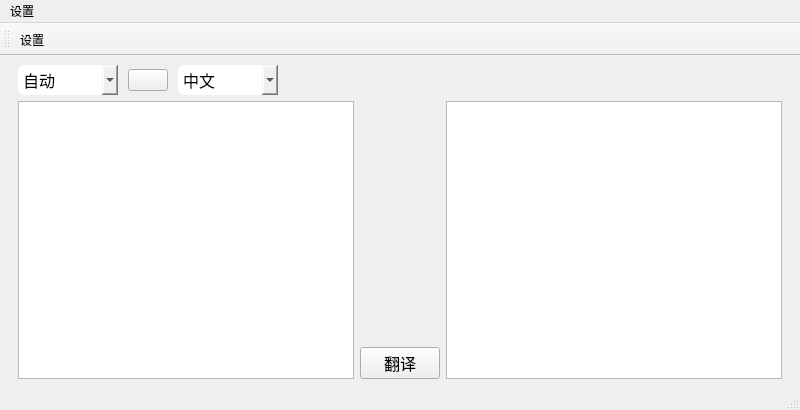
<?xml version="1.0" encoding="UTF-8"?>
<ui version="4.0">
 <class>QtTranslate</class>
 <widget class="QMainWindow" name="QtTranslate">
  <property name="geometry">
   <rect>
    <x>0</x>
    <y>0</y>
    <width>800</width>
    <height>410</height>
   </rect>
  </property>
  <property name="windowTitle">
   <string>QtTranslate</string>
  </property>
  <widget class="QWidget" name="centralwidget">
   <layout class="QVBoxLayout" name="verticalLayout_3">
    <property name="topMargin">
     <number>0</number>
    </property>
    <property name="bottomMargin">
     <number>0</number>
    </property>
    <item>
     <widget class="QStackedWidget" name="stackedWidget">
      <property name="lineWidth">
       <number>0</number>
      </property>
      <widget class="QWidget" name="pageMainTranslate">
       <layout class="QVBoxLayout" name="verticalLayout_2">
        <item>
         <layout class="QHBoxLayout" name="horizontalLayout">
          <property name="spacing">
           <number>10</number>
          </property>
          <property name="leftMargin">
           <number>0</number>
          </property>
          <property name="rightMargin">
           <number>30</number>
          </property>
          <item>
           <widget class="QComboBox" name="cbxSource">
            <property name="minimumSize">
             <size>
              <width>100</width>
              <height>30</height>
             </size>
            </property>
            <property name="maximumSize">
             <size>
              <width>100</width>
              <height>16777215</height>
             </size>
            </property>
            <property name="font">
             <font>
              <pointsize>12</pointsize>
             </font>
            </property>
            <property name="styleSheet">
             <string notr="true">border-radius: 6px ;</string>
            </property>
            <item>
             <property name="text">
              <string>自动</string>
             </property>
            </item>
            <item>
             <property name="text">
              <string>中文</string>
             </property>
            </item>
            <item>
             <property name="text">
              <string>英语</string>
             </property>
            </item>
            <item>
             <property name="text">
              <string>德语</string>
             </property>
            </item>
            <item>
             <property name="text">
              <string>日语</string>
             </property>
            </item>
            <item>
             <property name="text">
              <string>西班牙语</string>
             </property>
            </item>
           </widget>
          </item>
          <item>
           <widget class="QPushButton" name="btnSwitch">
            <property name="minimumSize">
             <size>
              <width>30</width>
              <height>0</height>
             </size>
            </property>
            <property name="maximumSize">
             <size>
              <width>60</width>
              <height>16777215</height>
             </size>
            </property>
            <property name="text">
             <string/>
            </property>
            <property name="icon">
             <iconset resource="res.qrc">
              <normaloff>:/images/left-right-arrow-48.png</normaloff>:/images/left-right-arrow-48.png</iconset>
            </property>
            <property name="iconSize">
             <size>
              <width>22</width>
              <height>22</height>
             </size>
            </property>
           </widget>
          </item>
          <item>
           <widget class="QComboBox" name="cbxTransResult">
            <property name="minimumSize">
             <size>
              <width>100</width>
              <height>30</height>
             </size>
            </property>
            <property name="maximumSize">
             <size>
              <width>100</width>
              <height>16777215</height>
             </size>
            </property>
            <property name="font">
             <font>
              <pointsize>12</pointsize>
             </font>
            </property>
            <property name="styleSheet">
             <string notr="true">border-radius: 6px ;</string>
            </property>
            <item>
             <property name="text">
              <string>中文</string>
             </property>
            </item>
            <item>
             <property name="text">
              <string>英语</string>
             </property>
            </item>
            <item>
             <property name="text">
              <string>德语</string>
             </property>
            </item>
            <item>
             <property name="text">
              <string>日语</string>
             </property>
            </item>
            <item>
             <property name="text">
              <string>西班牙语</string>
             </property>
            </item>
           </widget>
          </item>
          <item>
           <spacer name="horizontalSpacer_4">
            <property name="orientation">
             <enum>Qt::Horizontal</enum>
            </property>
            <property name="sizeHint" stdset="0">
             <size>
              <width>40</width>
              <height>20</height>
             </size>
            </property>
           </spacer>
          </item>
         </layout>
        </item>
        <item>
         <layout class="QHBoxLayout" name="horizontalLayout_2">
          <item>
           <widget class="QTextEdit" name="textEdit">
            <property name="font">
             <font>
              <pointsize>12</pointsize>
             </font>
            </property>
           </widget>
          </item>
          <item>
           <layout class="QVBoxLayout" name="verticalLayout">
            <item>
             <spacer name="verticalSpacer">
              <property name="orientation">
               <enum>Qt::Vertical</enum>
              </property>
              <property name="sizeHint" stdset="0">
               <size>
                <width>20</width>
                <height>40</height>
               </size>
              </property>
             </spacer>
            </item>
            <item>
             <widget class="QPushButton" name="btnTranslate">
              <property name="font">
               <font>
                <pointsize>12</pointsize>
               </font>
              </property>
              <property name="text">
               <string>翻译</string>
              </property>
             </widget>
            </item>
           </layout>
          </item>
          <item>
           <widget class="QTextBrowser" name="textBrowser">
            <property name="font">
             <font>
              <pointsize>12</pointsize>
             </font>
            </property>
           </widget>
          </item>
         </layout>
        </item>
       </layout>
      </widget>
      <widget class="QWidget" name="pageApiSetting">
       <layout class="QVBoxLayout" name="verticalLayout_5">
        <property name="topMargin">
         <number>0</number>
        </property>
        <property name="bottomMargin">
         <number>0</number>
        </property>
        <item>
         <layout class="QHBoxLayout" name="horizontalLayout_5">
          <item>
           <layout class="QVBoxLayout" name="verticalLayout_4">
            <property name="spacing">
             <number>15</number>
            </property>
            <item>
             <layout class="QHBoxLayout" name="horizontalLayout_3">
              <item>
               <widget class="QComboBox" name="cbApiType">
                <property name="minimumSize">
                 <size>
                  <width>120</width>
                  <height>30</height>
                 </size>
                </property>
                <property name="font">
                 <font>
                  <pointsize>12</pointsize>
                 </font>
                </property>
                <property name="styleSheet">
                 <string notr="true">border-radius: 6px ;</string>
                </property>
                <item>
                 <property name="text">
                  <string>百度翻译</string>
                 </property>
                </item>
                <item>
                 <property name="text">
                  <string>腾讯翻译</string>
                 </property>
                </item>
               </widget>
              </item>
              <item>
               <spacer name="horizontalSpacer">
                <property name="orientation">
                 <enum>Qt::Horizontal</enum>
                </property>
                <property name="sizeHint" stdset="0">
                 <size>
                  <width>40</width>
                  <height>20</height>
                 </size>
                </property>
               </spacer>
              </item>
             </layout>
            </item>
            <item>
             <layout class="QFormLayout" name="formLayout">
              <property name="horizontalSpacing">
               <number>10</number>
              </property>
              <property name="verticalSpacing">
               <number>10</number>
              </property>
              <item row="0" column="0">
               <widget class="QLabel" name="labAppID">
                <property name="minimumSize">
                 <size>
                  <width>0</width>
                  <height>30</height>
                 </size>
                </property>
                <property name="font">
                 <font>
                  <pointsize>12</pointsize>
                 </font>
                </property>
                <property name="text">
                 <string>AppID:</string>
                </property>
               </widget>
              </item>
              <item row="0" column="1">
               <widget class="QLineEdit" name="ledtAppID">
                <property name="minimumSize">
                 <size>
                  <width>350</width>
                  <height>30</height>
                 </size>
                </property>
                <property name="font">
                 <font>
                  <pointsize>12</pointsize>
                 </font>
                </property>
               </widget>
              </item>
              <item row="1" column="0">
               <widget class="QLabel" name="labKey">
                <property name="minimumSize">
                 <size>
                  <width>0</width>
                  <height>30</height>
                 </size>
                </property>
                <property name="font">
                 <font>
                  <pointsize>12</pointsize>
                 </font>
                </property>
                <property name="text">
                 <string>Key:</string>
                </property>
               </widget>
              </item>
              <item row="1" column="1">
               <widget class="QLineEdit" name="ledtKey">
                <property name="minimumSize">
                 <size>
                  <width>0</width>
                  <height>30</height>
                 </size>
                </property>
                <property name="font">
                 <font>
                  <pointsize>12</pointsize>
                 </font>
                </property>
               </widget>
              </item>
             </layout>
            </item>
           </layout>
          </item>
          <item>
           <spacer name="horizontalSpacer_3">
            <property name="orientation">
             <enum>Qt::Horizontal</enum>
            </property>
            <property name="sizeHint" stdset="0">
             <size>
              <width>40</width>
              <height>20</height>
             </size>
            </property>
           </spacer>
          </item>
         </layout>
        </item>
        <item>
         <spacer name="verticalSpacer_2">
          <property name="orientation">
           <enum>Qt::Vertical</enum>
          </property>
          <property name="sizeHint" stdset="0">
           <size>
            <width>20</width>
            <height>40</height>
           </size>
          </property>
         </spacer>
        </item>
        <item>
         <widget class="QWidget" name="widget" native="true">
          <property name="minimumSize">
           <size>
            <width>0</width>
            <height>50</height>
           </size>
          </property>
          <property name="maximumSize">
           <size>
            <width>16777215</width>
            <height>50</height>
           </size>
          </property>
          <layout class="QHBoxLayout" name="horizontalLayout_4">
           <item>
            <spacer name="horizontalSpacer_2">
             <property name="orientation">
              <enum>Qt::Horizontal</enum>
             </property>
             <property name="sizeHint" stdset="0">
              <size>
               <width>40</width>
               <height>20</height>
              </size>
             </property>
            </spacer>
           </item>
           <item>
            <widget class="QPushButton" name="btnOK">
             <property name="minimumSize">
              <size>
               <width>0</width>
               <height>30</height>
              </size>
             </property>
             <property name="font">
              <font>
               <pointsize>12</pointsize>
              </font>
             </property>
             <property name="text">
              <string>确定</string>
             </property>
            </widget>
           </item>
          </layout>
         </widget>
        </item>
       </layout>
      </widget>
      <widget class="QWidget" name="page_2"/>
     </widget>
    </item>
   </layout>
  </widget>
  <widget class="QMenuBar" name="menubar">
   <property name="geometry">
    <rect>
     <x>0</x>
     <y>0</y>
     <width>800</width>
     <height>26</height>
    </rect>
   </property>
   <widget class="QMenu" name="menu">
    <property name="title">
     <string>设置</string>
    </property>
    <addaction name="actConfigData"/>
   </widget>
   <addaction name="menu"/>
  </widget>
  <widget class="QStatusBar" name="statusbar"/>
  <widget class="QToolBar" name="toolBar">
   <property name="windowTitle">
    <string>toolBar</string>
   </property>
   <attribute name="toolBarArea">
    <enum>TopToolBarArea</enum>
   </attribute>
   <attribute name="toolBarBreak">
    <bool>false</bool>
   </attribute>
   <addaction name="actSetting"/>
  </widget>
  <action name="actSetting">
   <property name="icon">
    <iconset resource="res.qrc">
     <normaloff>:/images/setting-64.png</normaloff>:/images/setting-64.png</iconset>
   </property>
   <property name="text">
    <string>设置</string>
   </property>
   <property name="toolTip">
    <string>设置翻译引擎</string>
   </property>
  </action>
  <action name="actConfigData">
   <property name="checkable">
    <bool>true</bool>
   </property>
   <property name="text">
    <string>加密配置</string>
   </property>
   <property name="toolTip">
    <string>加密配置数据</string>
   </property>
  </action>
 </widget>
 <resources>
  <include location="res.qrc"/>
 </resources>
 <connections/>
</ui>
